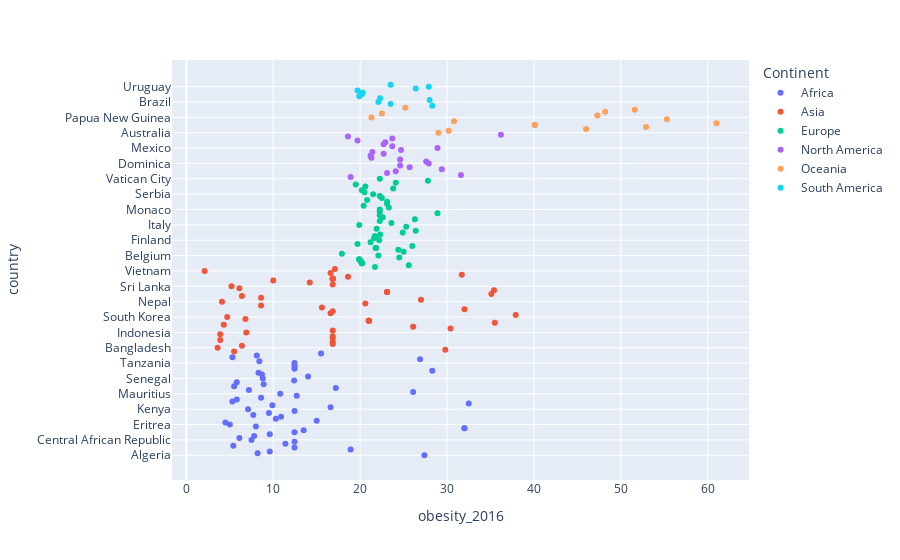

The cell this chart's notebook holds for it:
### Markdown cell above
This problem is showing up again. This is obvious in the continents of Africa and Asia. Reguardless it is interesting. This data relates to the supply of animal protein. 

The countires with the most supply are Iceland, China, and Isreal. It would be interesting to know the ratio of domestic produce and imports. Iceland, for example, is not the first thing to come to mind when you think of globalisation, but China is. Iceland being a far outlier is interesting to say the least. Unfortunetaly the countries in Africa are both high in protein supply and high in food insecurity. The reasons are beyond the scope of this project, and unfortunately as expected outcome for many.

### Code cell
fig = px.scatter(data, x="obesity_2016", y="country", color="Continent", hover_data=['obesity_2016'])
fig.show()

### Figure 1 — Plotly figure (JSON) as saved in the notebook; plotly's stock layout.template omitted (floating-point values rounded to 4 significant figures)
{"data": [{"customdata": [[89.3], [52.4], [64.3], [71], [68.21], [68.21], [71.6], [68.21], [50.7], [77.7], [55], [51.7], [68.21], [68.7], [97], [97], [68.21], [68.21], [72.3], [81], [64.3], [60], [68.21], [43], [68.21], [61], [63.3], [41.3], [68.21], [42.7], [69.7], [80], [81.3], [86], [99.7], [68.21], [64.7], [83], [60], [60], [52.7], [63], [68.21], [48.7], [68.21], [79.7], [68.21], [74], [68.21], [68.21], [56.3], [99.7], [68.21], [58.3], [68.21]], "hovertemplate": "Continent=Africa<br>obesity_2016=%{x}<br>country=%{y}<br>protein_supply_2017=%{customdata[0]}<extra></extra>", "legendgroup": "Africa", "marker": {"color": "#636efa", "symbol": "circle"}, "mode": "markers", "name": "Africa", "orientation": "h", "showlegend": true, "type": "scatter", "x": [27.4, 8.2, 9.6, 18.9, 12.45, 5.4, 11.4, 12.45, 7.5, 6.1, 7.8, 9.6, 12.45, 13.5, 32, 32, 8, 5, 4.5, 15, 10.3, 10.9, 7.7, 9.5, 12.45, 7.1, 16.6, 9.9, 32.5, 5.3, 5.8, 8.6, 12.7, 10.8, 26.1, 7.2, 17.2, 5.5, 8.9, 5.8, 12.4, 8.8, 14, 8.7, 8.3, 28.3, 12.45, 12.45, 12.45, 12.45, 8.4, 26.9, 5.3, 8.1, 15.5], "xaxis": "x", "y": ["Algeria", "Angola", "Benin", "Botswana", "Burkina", "Burundi", "Cameroon", "Cape Verde", "Central African Republic", "Chad", "Comoros", "Congo", "Congo, Democratic Republic of", "Djibouti", "Egypt", "Egypt", "Equatorial Guinea", "Eritrea", "Ethiopia", "Gabon", "Gambia", "Ghana", "Guinea", "Guinea-Bissau", "Ivory Coast", "Kenya", "Lesotho", "Liberia", "Libya", "Madagascar", "Malawi", "Mali", "Mauritania", "Mauritius", "Morocco", "Mozambique", "Namibia", "Niger", "Nigeria", "Rwanda", "Sao Tome and Principe", "Senegal", "Seychelles", "Sierra Leone", "Somalia", "South Africa", "South Sudan", "Sudan", "Swaziland", "Tanzania", "Togo", "Tunisia", "Uganda", "Zambia", "Zimbabwe"], "yaxis": "y"}, {"customdata": [[58], [82.41], [59], [82.41], [82.41], [82.41], [65.3], [131], [82.41], [64], [68], [82.41], [63.7], [125.7], [86], [69.3], [100], [100], [100], [100], [54.3], [96.7], [99.7], [83.7], [82.41], [69.7], [77], [82.41], [93.7], [73.7], [84.4], [65.7], [62.3], [82.41], [102], [102], [102], [88.3], [82.41], [67], [82.41], [69.7], [61.3], [82.41], [82.41], [82.41], [82.41], [90], [82], [99], [84.3], [50.7]], "hovertemplate": "Continent=Asia<br>obesity_2016=%{x}<br>country=%{y}<br>protein_supply_2017=%{customdata[0]}<extra></extra>", "legendgroup": "Asia", "marker": {"color": "#EF553B", "symbol": "circle"}, "mode": "markers", "name": "Asia", "orientation": "h", "showlegend": true, "type": "scatter", "x": [5.5, 29.8, 3.6, 6.4, 16.84, 16.84, 3.9, 16.84, 16.84, 3.9, 6.9, 16.84, 30.4, 26.1, 4.3, 35.5, 21, 21, 21, 21, 6.8, 4.7, 37.9, 16.6, 16.84, 32, 15.6, 8.6, 20.6, 4.1, 27, 8.6, 6.4, 35.1, 23.1, 23.1, 23.1, 35.4, 6.1, 5.2, 16.84, 14.2, 10, 16.84, 16.84, 16.84, 16.84, 18.6, 31.7, 16.6, 2.1, 17.1], "xaxis": "x", "y": ["Afghanistan", "Bahrain", "Bangladesh", "Bhutan", "Brunei", "Burma (Myanmar)", "Cambodia", "China", "East Timor", "India", "Indonesia", "Iran", "Iraq", "Israel", "Japan", "Jordan", "Kazakhstan", "Kazakhstan", "Kazakhstan", "Kazakhstan", "North Korea", "South Korea", "Kuwait", "Kyrgyzstan", "Laos", "Lebanon", "Malaysia", "Maldives", "Mongolia", "Nepal", "Oman", "Pakistan", "Philippines", "Qatar", "Russia", "Russia", "Russia", "Saudi Arabia", "Singapore", "Sri Lanka", "Syria", "Tajikistan", "Thailand", "Turkey", "Turkey", "Turkey", "Turkey", "Turkmenistan", "United Arab Emirates", "Uzbekistan", "Vietnam", "Yemen"], "yaxis": "y"}, {"customdata": [[113.3], [99.13], [97], [97], [97], [97], [108.3], [92], [92], [92], [92], [89], [98.3], [98], [84.3], [90.3], [92], [92], [92], [92], [86.7], [115.3], [102.7], [117.7], [108.7], [75.3], [75.3], [75.3], [75.3], [104.3], [106.3], [88], [143], [114.4], [104], [100.4], [99.13], [125], [109.3], [99.13], [113], [99.13], [99.13], [112.3], [104.7], [113.7], [104.3], [114.3], [108.7], [99.13], [83.7], [68.7], [97], [107.7], [105.7], [96.3], [87.3], [104.7], [99.13]], "hovertemplate": "Continent=Europe<br>obesity_2016=%{x}<br>country=%{y}<br>protein_supply_2017=%{customdata[0]}<extra></extra>", "legendgroup": "Europe", "marker": {"color": "#00cc96", "symbol": "circle"}, "mode": "markers", "name": "Europe", "orientation": "h", "showlegend": true, "type": "scatter", "x": [21.7, 25.6, 20.2, 20.2, 20.2, 20.2, 20.1, 19.9, 19.9, 19.9, 19.9, 24.5, 22.1, 17.9, 25, 24.4, 21.8, 21.8, 21.8, 21.8, 26, 19.7, 21.2, 22.2, 21.6, 21.7, 21.7, 21.7, 21.7, 22.3, 24.9, 26.4, 21.9, 25.3, 19.9, 23.6, 22.26, 26.3, 22.6, 22.26, 28.9, 22.26, 22.26, 23.3, 20.4, 23.1, 23.1, 20.8, 22.5, 22.26, 21.5, 20.5, 20.2, 23.8, 20.6, 19.5, 24.1, 27.8, 22.26], "xaxis": "x", "y": ["Albania", "Andorra", "Armenia", "Armenia", "Armenia", "Armenia", "Austria", "Azerbaijan", "Azerbaijan", "Azerbaijan", "Azerbaijan", "Belarus", "Belgium", "Bosnia and Herzegovina", "Bulgaria", "Croatia", "Cyprus", "Cyprus", "Cyprus", "Cyprus", "Czech Republic", "Denmark", "Estonia", "Finland", "France", "Georgia", "Georgia", "Georgia", "Georgia", "Germany", "Greece", "Hungary", "Iceland", "Ireland", "Italy", "Latvia", "Liechtenstein", "Lithuania", "Luxembourg", "Macedonia", "Malta", "Moldova", "Monaco", "Montenegro", "Netherlands", "Norway", "Poland", "Portugal", "Romania", "San Marino", "Serbia", "Slovakia", "Slovenia", "Spain", "Sweden", "Switzerland", "Ukraine", "United Kingdom", "Vatican City"], "yaxis": "y"}, {"customdata": [[79.11], [79.11], [87.3], [68.7], [104.3], [80], [86.3], [81], [64.7], [75.3], [79.11], [69.3], [49], [61.3], [73.3], [90], [64.3], [82.1], [79.11], [79.11], [88.7], [85], [113.3]], "hovertemplate": "Continent=North America<br>obesity_2016=%{x}<br>country=%{y}<br>protein_supply_2017=%{customdata[0]}<extra></extra>", "legendgroup": "North America", "marker": {"color": "#ab63fa", "symbol": "circle"}, "mode": "markers", "name": "North America", "orientation": "h", "showlegend": true, "type": "scatter", "x": [18.9, 31.6, 23.1, 24.1, 29.4, 25.7, 24.6, 27.9, 27.6, 24.6, 21.3, 21.2, 22.7, 21.4, 24.7, 28.9, 23.7, 22.7, 22.9, 19.7, 23.7, 18.6, 36.2], "xaxis": "x", "y": ["Antigua and Barbuda", "Bahamas", "Barbados", "Belize", "Canada", "Costa Rica", "Cuba", "Dominica", "Dominican Republic", "El Salvador", "Grenada", "Guatemala", "Haiti", "Honduras", "Jamaica", "Mexico", "Nicaragua", "Panama", "Saint Kitts and Nevis", "Saint Lucia", "Saint Vincent and the Grenadines", "Trinidad and Tobago", "United States"], "yaxis": "y"}, {"customdata": [[107], [73], [71], [76.88], [76.88], [76.88], [76.88], [94.7], [76.88], [64.3], [87.7], [53.3], [76.88], [76.88], [64]], "hovertemplate": "Continent=Oceania<br>obesity_2016=%{x}<br>country=%{y}<br>protein_supply_2017=%{customdata[0]}<extra></extra>", "legendgroup": "Oceania", "marker": {"color": "#FFA15A", "symbol": "circle"}, "mode": "markers", "name": "Oceania", "orientation": "h", "showlegend": true, "type": "scatter", "x": [29, 30.2, 46, 52.9, 40.1, 40.1, 61, 30.8, 55.3, 21.3, 47.3, 22.5, 48.2, 51.6, 25.2], "xaxis": "x", "y": ["Australia", "Fiji", "Kiribati", "Marshall Islands", "Micronesia", "Micronesia", "Nauru", "New Zealand", "Palau", "Papua New Guinea", "Samoa", "Solomon Islands", "Tonga", "Tuvalu", "Vanuatu"], "yaxis": "y"}, {"customdata": [[105.7], [80.9], [94.3], [90.7], [70.3], [62.3], [84.3], [68], [87.4], [62], [84], [80.9]], "hovertemplate": "Continent=South America<br>obesity_2016=%{x}<br>country=%{y}<br>protein_supply_2017=%{customdata[0]}<extra></extra>", "legendgroup": "South America", "marker": {"color": "#19d3f3", "symbol": "circle"}, "mode": "markers", "name": "South America", "orientation": "h", "showlegend": true, "type": "scatter", "x": [28.3, 23.51, 22.1, 28, 22.3, 19.9, 20.2, 20.3, 19.7, 26.4, 27.9, 23.51], "xaxis": "x", "y": ["Argentina", "Bolivia", "Brazil", "Chile", "Colombia", "Ecuador", "Guyana", "Paraguay", "Peru", "Suriname", "Uruguay", "Venezuela"], "yaxis": "y"}], "layout": {"legend": {"title": {"text": "Continent"}, "tracegroupgap": 0}, "margin": {"t": 60}, "xaxis": {"anchor": "y", "domain": [0, 1], "title": {"text": "obesity_2016"}}, "yaxis": {"anchor": "x", "domain": [0, 1], "title": {"text": "country"}}}}
